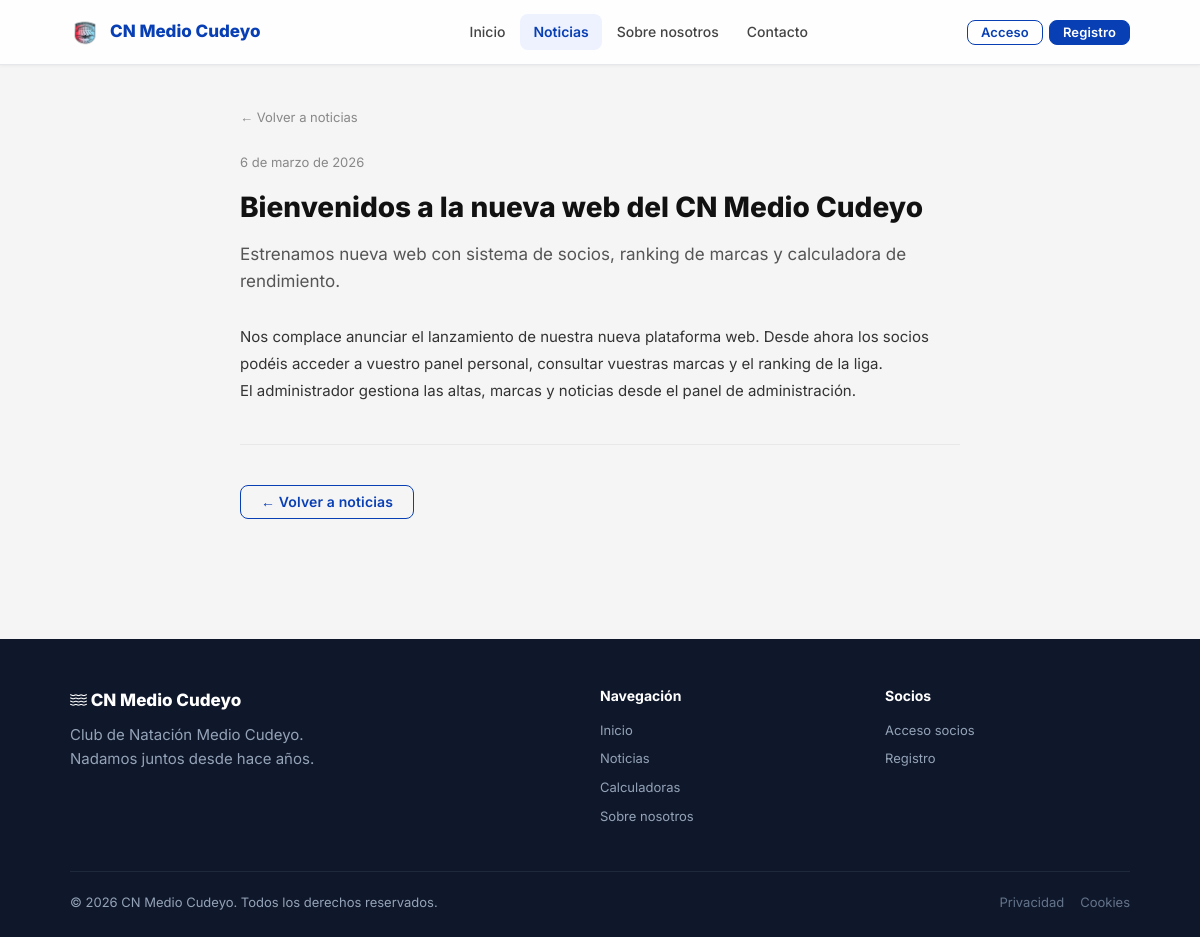
Screenshot of /noticias/detall?id=1 with the database file from the repository.
### tables this page shows
CREATE TABLE IF NOT EXISTS noticias (
    id         INT AUTO_INCREMENT PRIMARY KEY,
    titulo     VARCHAR(255) NOT NULL,
    resumen    VARCHAR(500) DEFAULT NULL,
    contenido  TEXT         DEFAULT NULL,
    imagen_url VARCHAR(500) DEFAULT NULL,
    publicado  TINYINT(1)   NOT NULL DEFAULT 0,
    created_at TIMESTAMP DEFAULT CURRENT_TIMESTAMP,
    updated_at TIMESTAMP DEFAULT CURRENT_TIMESTAMP ON UPDATE CURRENT_TIMESTAMP
);

### includes/auth.php (called while the page is built, shortened)
<?php
function e(string $s): string
{
    return htmlspecialchars($s, ENT_QUOTES, 'UTF-8');
}

### public/noticias/detall.php (the view, shortened to what this page needs)
<?php
require_once dirname(__DIR__, 2) . '/config/db.php';
require_once dirname(__DIR__, 2) . '/includes/auth.php';
require_once dirname(__DIR__, 2) . '/includes/layout.php';
$id = (int)($_GET['id'] ?? 0);
$stmt = $pdo->prepare('SELECT * FROM noticias WHERE id=? AND publicado=1 LIMIT 1');
$stmt->execute([$id]);
$noticia = $stmt->fetch();
?>
<div class="container-sm page-content">
  <a href="/noticias/" class="text-muted text-sm" style="display:inline-block;margin-bottom:24px;">← Volver a noticias</a>
  <article>
    <div class="text-muted text-sm mb-4">
      <?php
        $meses = ['enero','febrero','marzo','abril','mayo','junio','julio','agosto','septiembre','octubre','noviembre','diciembre'];
        $ts = strtotime($noticia['created_at']);
        echo date('j', $ts) . ' de ' . $meses[(int)date('n', $ts) - 1] . ' de ' . date('Y', $ts);
      ?>
    </div>
    <h1 style="font-size:28px;font-weight:800;margin-bottom:16px;line-height:1.3;">
      <?= e($noticia['titulo']) ?>
    </h1>
    <?php if ($noticia['resumen']): ?>
      <p style="font-size:17px;color:#555;margin-bottom:28px;line-height:1.6;">
        <?= e($noticia['resumen']) ?>
      </p>
    <?php endif; ?>
    <?php if ($noticia['contenido']): ?>
      <div style="font-size:15px;line-height:1.8;color:#333;">
        <?php
          $allowed = '<p><br><h2><h3><strong><em><u><s><ol><ul><li><a><blockquote><span>';
          echo strip_tags($noticia['contenido'], $allowed);
        ?>
      </div>
    <?php endif; ?>
  </article>
  <hr style="margin:40px 0;border:none;border-top:1px solid #e8e8e8;">
  <a href="/noticias/" class="btn btn-secondary">← Volver a noticias</a>
</div>

### public/assets/css/main.css (style rules this page uses)
:root { --blue: #093FB4; --blue-dark: #072f88; --red: #BF4646; --green: #16a34a; --orange: #ea580c; --text: #111; --gray: #888; --gray-light: #ddd; --bg: #f5f5f5; --white: #fff; --shadow: 0 2px 8px rgba(0,0,0,0.08); --shadow-lg: 0 4px 20px rgba(0,0,0,0.12); --radius: 8px; --radius-lg: 12px; }
*, *::before, *::after { box-sizing: border-box; margin: 0; padding: 0; }
body { font-family: 'Inter', Arial, sans-serif; font-size: 15px; color: var(--text); background: var(--bg); line-height: 1.6; -webkit-font-smoothing: antialiased; min-height: 100vh; display: flex; flex-direction: column; }
a { color: var(--blue); text-decoration: none; }
h1, h2, h3, h4 { line-height: 1.3; }
.container-sm { max-width: 760px; margin: 0 auto; padding: 0 20px; }
.page-content { padding-top: 40px; padding-bottom: 60px; }
.btn { display: inline-flex; align-items: center; justify-content: center; gap: 7px; padding: 9px 20px; border-radius: var(--radius); font-size: 14px; font-weight: 600; border: 1.5px solid transparent; cursor: pointer; transition: background 0.18s, color 0.18s, border-color 0.18s, box-shadow 0.18s, transform 0.12s; line-height: 1; text-decoration: none; letter-spacing: 0.01em; }
.btn-secondary { background: transparent; color: var(--blue); border-color: var(--blue); }
.mb-4 { margin-bottom: 16px; }
.text-muted { color: var(--gray); }
.text-sm { font-size: 13px; }

### rows the page displays
noticias: created_at "6", created_at "marzo", created_at "2026", titulo "Bienvenidos a la nueva web del CN Medio Cudeyo", resumen "Estrenamos nueva web con sistema de socios, ranking de marcas y calculadora de rendimiento.", contenido "Nos complace anunciar el lanzamiento de nuestra nueva plataforma web. Desde ahora los socios podéis acceder a vuestro panel personal, consultar vuestras marcas y el ranking de la liga. El administrador gestiona las altas, marcas y noticias desde el panel de administración."
